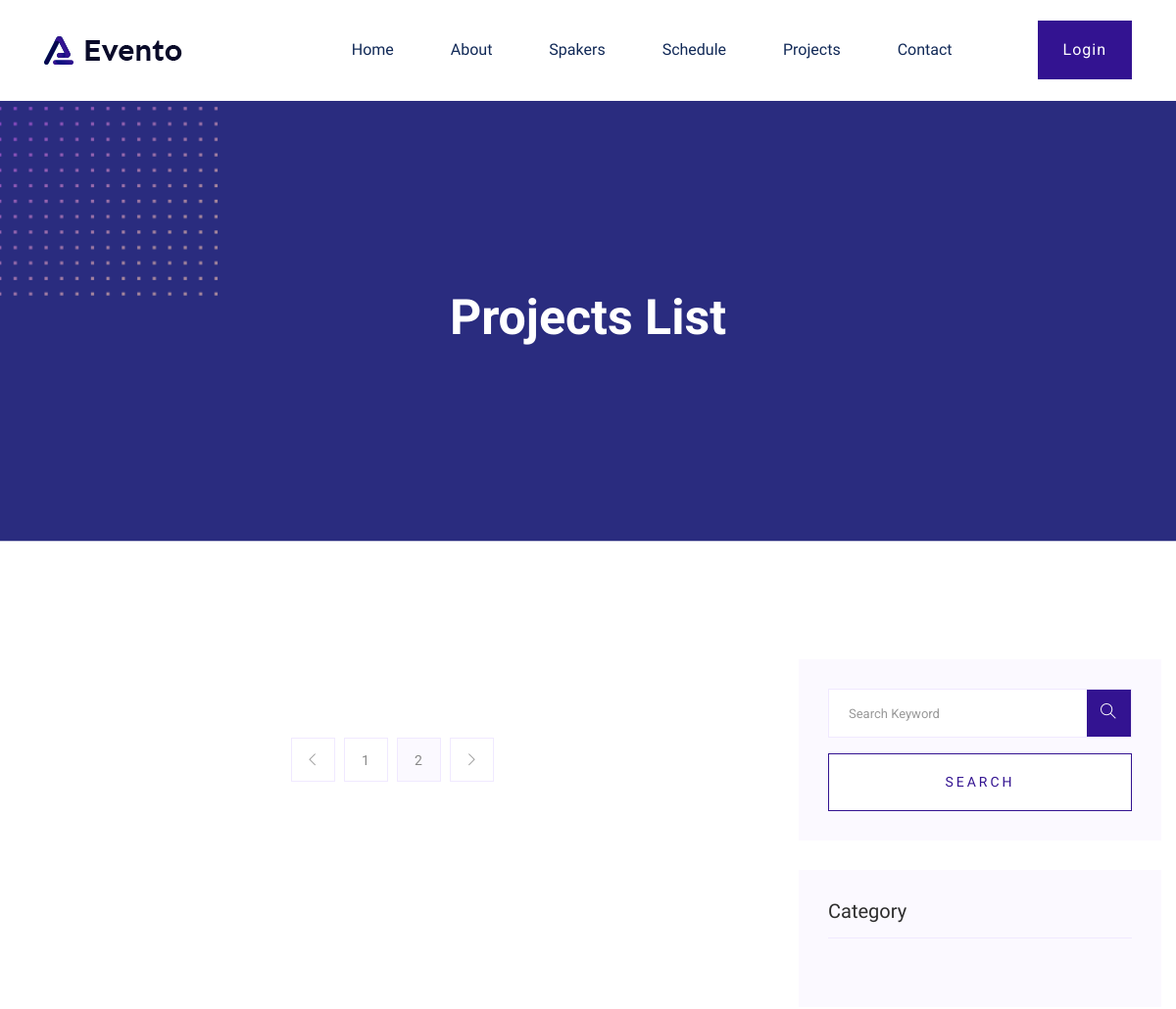
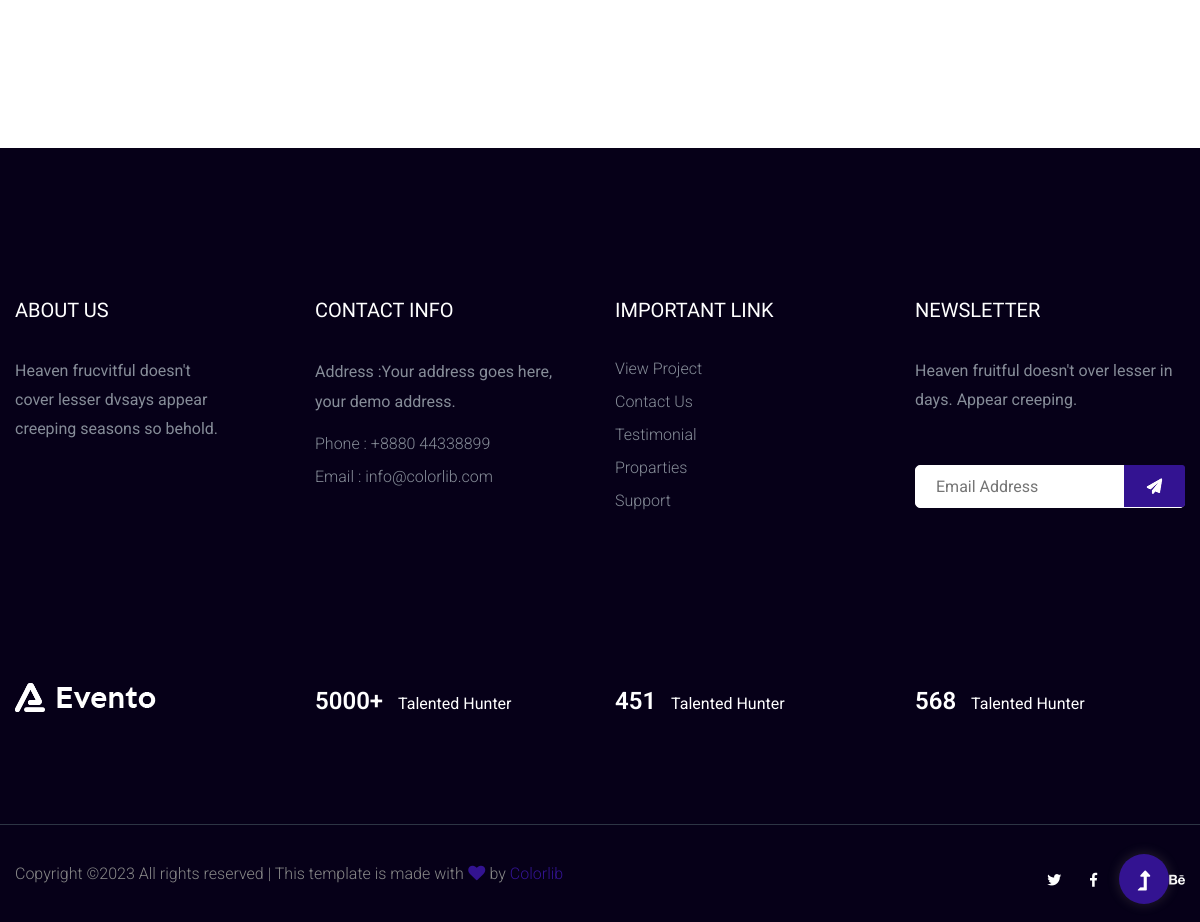
The app's page /pe/projectList/ (signed in), older data (2 pictures, top to bottom).
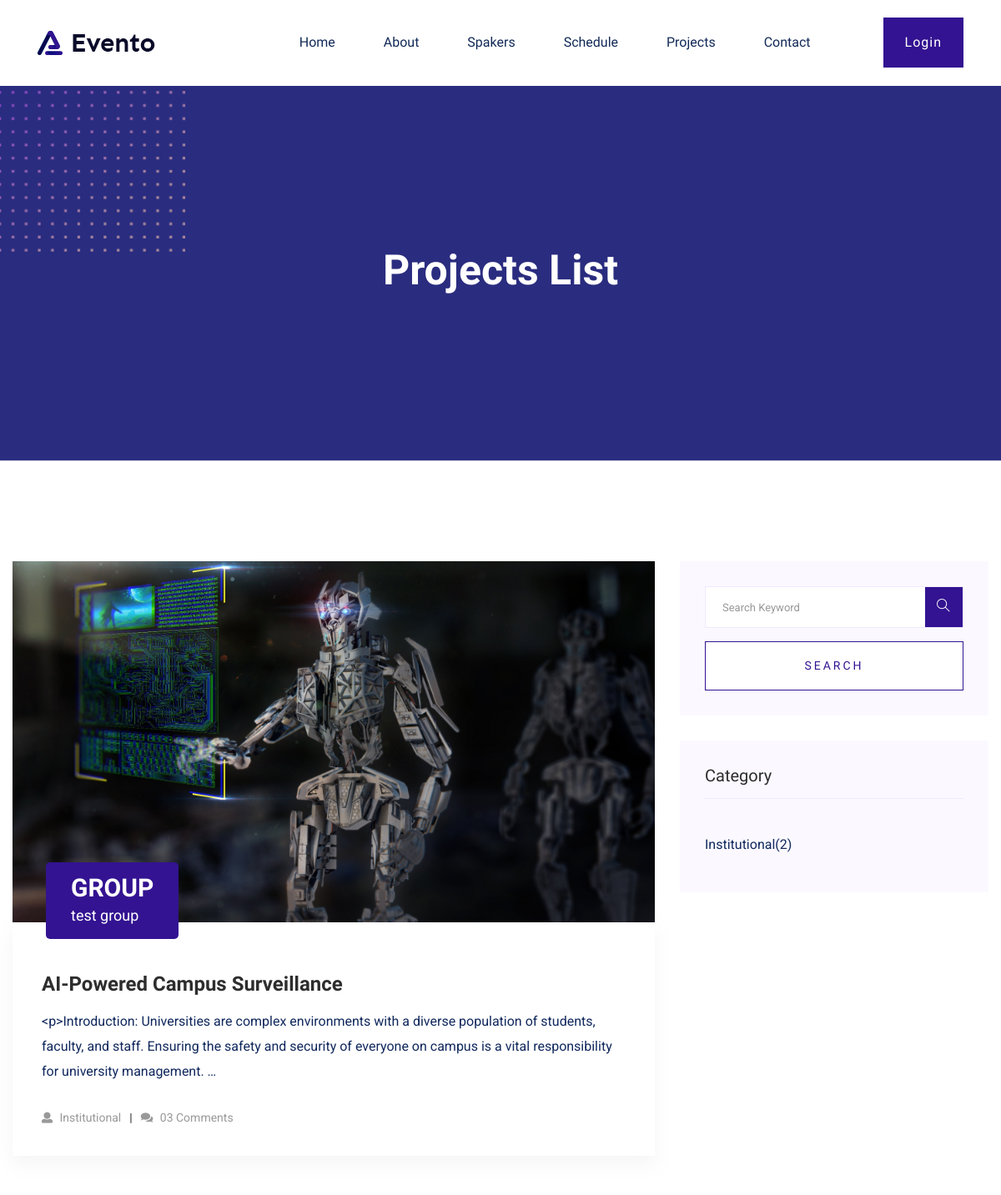
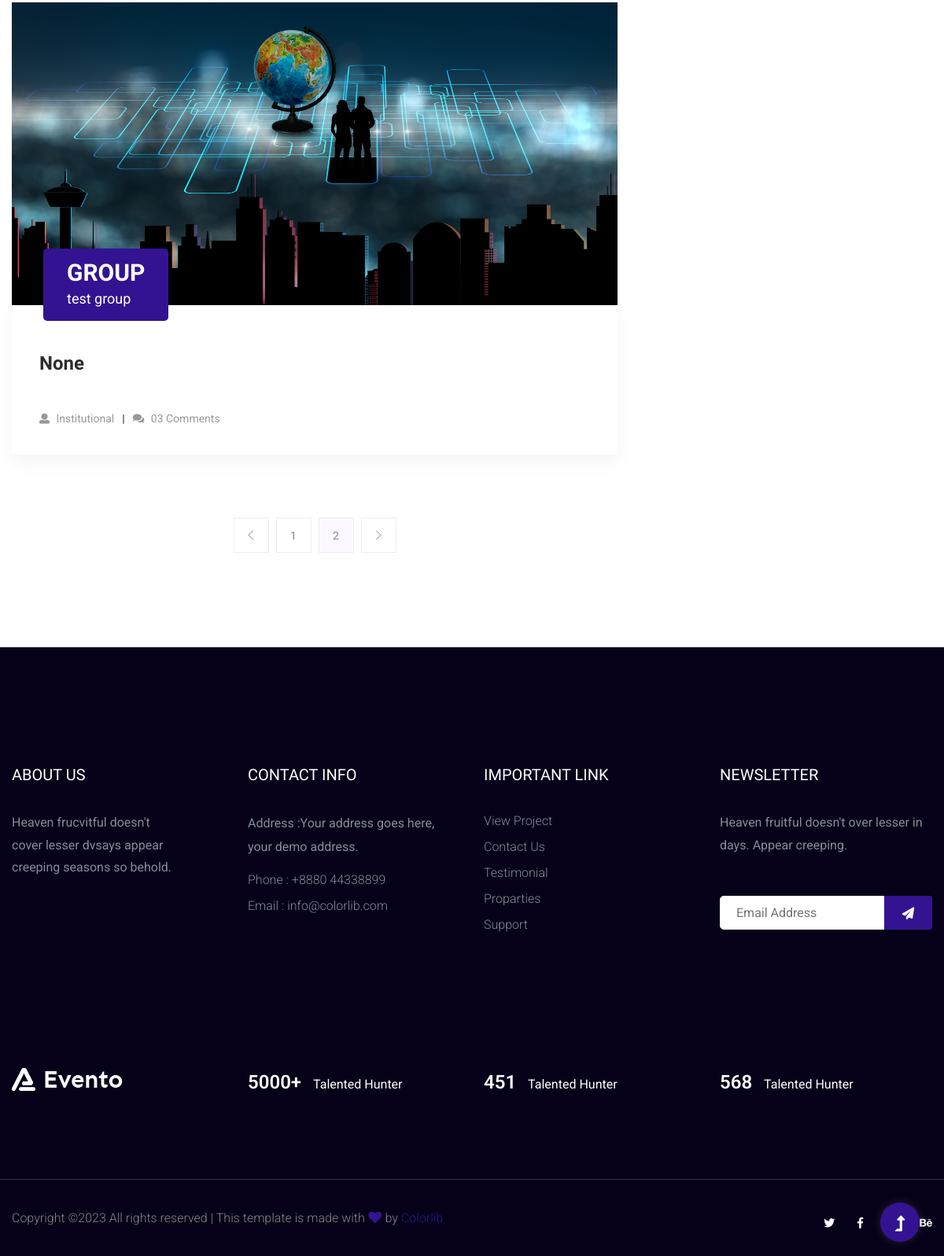
The same page, newer data (2 pictures, top to bottom).
### Prjt_exhb/models.py (models this page shows, shortened)
class Project(models.Model):
    uid = models.UUIDField(editable=False, default=uuid.uuid4)
    user = models.ForeignKey(User, on_delete=models.CASCADE)
    supervisor = models.ForeignKey('Supervisor', on_delete=models.CASCADE)
    category = models.ForeignKey(Categories, related_name='project_category', on_delete=models.CASCADE)
    title = models.CharField(max_length=200, null=True, blank=True)
    sub_title = models.CharField(max_length=200, null=True, blank=True)
    body = RichTextUploadingField(max_length=5000, null=True, blank=True)
    group = models.ForeignKey('Group', on_delete=models.CASCADE)
    thumbnail = models.ImageField(upload_to=get_upload_path)
    is_approved = models.BooleanField(default=False)
    is_winner = models.BooleanField(default=False)
    winner_title = models.CharField(max_length=50, null=True, blank=True)
    slug = models.SlugField(null=True, blank=True)
    created_at = models.DateTimeField(auto_now=True)
    updated_at = models.DateTimeField(auto_now=True)

class Group(models.Model):
    uid = models.UUIDField(editable=False, default=uuid.uuid4)
    user = models.ForeignKey(User, on_delete=models.CASCADE)
    group_name = models.CharField(max_length=50, null=True, blank=True)
    department = models.CharField(max_length=50, null=True, blank=True)
    smester = models.IntegerField(null=True, blank=True)
    section = models.CharField(max_length=50, null=True, blank=True)
    student1 = models.CharField(max_length=50, null=True, blank=True)
    roll_no1 = models.CharField(max_length=50, null=True, blank=True)
    img1 = models.ImageField(upload_to=get_group_upload_path)
    student2 = models.CharField(max_length=50, null=True, blank=True)
    roll_no2 = models.CharField(max_length=50, null=True, blank=True)
    img2 = models.ImageField(upload_to=get_group_upload_path)
    student3 = models.CharField(max_length=50, null=True, blank=True)
    roll_no3 = models.CharField(max_length=50, null=True, blank=True)
    img3 = models.ImageField(upload_to=get_group_upload_path)
    created_at = models.DateTimeField(auto_now=True)
    updated_at = models.DateTimeField(auto_now=True)

class Categories(models.Model):
    name = models.CharField(max_length=50)
    created_at = models.DateTimeField(auto_now=True)
    updated_at = models.DateTimeField(auto_now=True)

### Prjt_exhb/views.py (the view)
# urls.py: path('projectList/', views.projectList, name='projectList'),
@login_required(login_url='userLogin')
def projectList(request):
    Projects = Project.objects.all()
    CategoriesList = Categories.objects.annotate(project_count = Count('project_category'))
    context = {
        'Projects':Projects,
        'CategoriesList':CategoriesList,
    }
    return render(request, 'project_exhib/projectList.html', context)

### templates/project_exhib/projectList.html
    {% extends 'base/base.html' %}
    {% block content %}
    {% load static %}
    {% include 'base/navbar.html' %}
    <main>
        <div class="slider-area2">
            <div class="slider-height2 d-flex align-items-center">
                <div class="container">
                    <div class="row">
                        <div class="col-xl-12">
                            <div class="hero-cap hero-cap2 text-center">
                                <h2>Projects List</h2>
                            </div>
                        </div>
                    </div>
                </div>
            </div>
        </div>
        <section class="blog_area section-padding">
            <div class="container">
                <div class="row">
                    <div class="col-lg-8 mb-5 mb-lg-0">
                        <div class="blog_left_sidebar">
                        {% for project in Projects %}
                            <article class="blog_item">
                                <div class="blog_item_img">
                                    <img class="card-img rounded-0" src="{{project.thumbnail.url}}" alt="">
                                    <a href="#" class="blog_item_date">
                                        <h3>GROUP</h3>
                                        <p>{{project.group.group_name}}</p>
                                    </a>
                                </div>
                                <div class="blog_details">
                                    <a class="d-inline-block" href="{% url 'projectDetails' project.uid %}">
                                        <h2 class="blog-head" style="color: #2d2d2d;">{{project.title}}</h2>
                                    </a>
                                    <p>{{project.body|truncatewords:30}}</p>
                                    <ul class="blog-info-link">
                                        <li><a href="#"><i class="fa fa-user"></i> {{project.category.name}}</a></li>
                                        <li><a href="#"><i class="fa fa-comments"></i> 03 Comments</a></li>
                                    </ul>
                                </div>
                            </article>
                        {% endfor %}
                            <nav class="blog-pagination justify-content-center d-flex">
                                <ul class="pagination">
                                    <li class="page-item">
                                        <a href="#" class="page-link" aria-label="Previous">
                                            <i class="ti-angle-left"></i>
                                        </a>
                                    </li>
                                    <li class="page-item">
                                        <a href="#" class="page-link">1</a>
                                    </li>
                                    <li class="page-item active">
                                        <a href="#" class="page-link">2</a>
                                    </li>
                                    <li class="page-item">
                                        <a href="#" class="page-link" aria-label="Next">
                                            <i class="ti-angle-right"></i>
                                        </a>
                                    </li>
                                </ul>
                            </nav>
                        </div>
                    </div>
                    <div class="col-lg-4">
                        <div class="blog_right_sidebar">
                            <aside class="single_sidebar_widget search_widget">
                                <form action="#">
                                    <div class="form-group">
                                        <div class="input-group mb-3">
                                            <input type="text" class="form-control" placeholder='Search Keyword'
                                                onfocus="this.placeholder = ''"
                                                onblur="this.placeholder = 'Search Keyword'">
                                            <div class="input-group-append">
                                                <button class="btns" type="button"><i class="ti-search"></i></button>
                                            </div>
                                        </div>
                                    </div>
                                    <button class="button rounded-0 primary-bg text-white w-100 btn_1 boxed-btn"
                                        type="submit">Search</button>
                                </form>
                            </aside>
                            <aside class="single_sidebar_widget post_category_widget">
                                <h4 class="widget_title" style="color: #2d2d2d;">Category</h4>
                                <ul class="list cat-list">
                                    {% for category in CategoriesList %}
                                        <li>
                                            <a href="#" class="d-flex">
                                                <p>{{category.name}}</p>
                                                <p>({{category.project_count}})</p>
                                            </a>
                                        </li>
                                    {% endfor %}
                                </ul>
                            </aside>
                        </div>
                    </div>
                </div>
            </div>
        </section>
    </main>
{% endblock %}

Row changes from the older to the newer data that the page shows:
added Project: thumbnail (picture), group.group_name "test group", title "AI-Powered Campus Surveillance", body "<p>Introduction: Universities are complex environments with a diverse population of students, faculty, and staff. Ensuring the safety and security of everyone on campus is a vital responsibility for university management. …", category.name "Institutional"
added Project: thumbnail (picture), group.group_name "test group", title "None", category.name "Institutional"
added Categories: name "Institutional", project_count "2"
